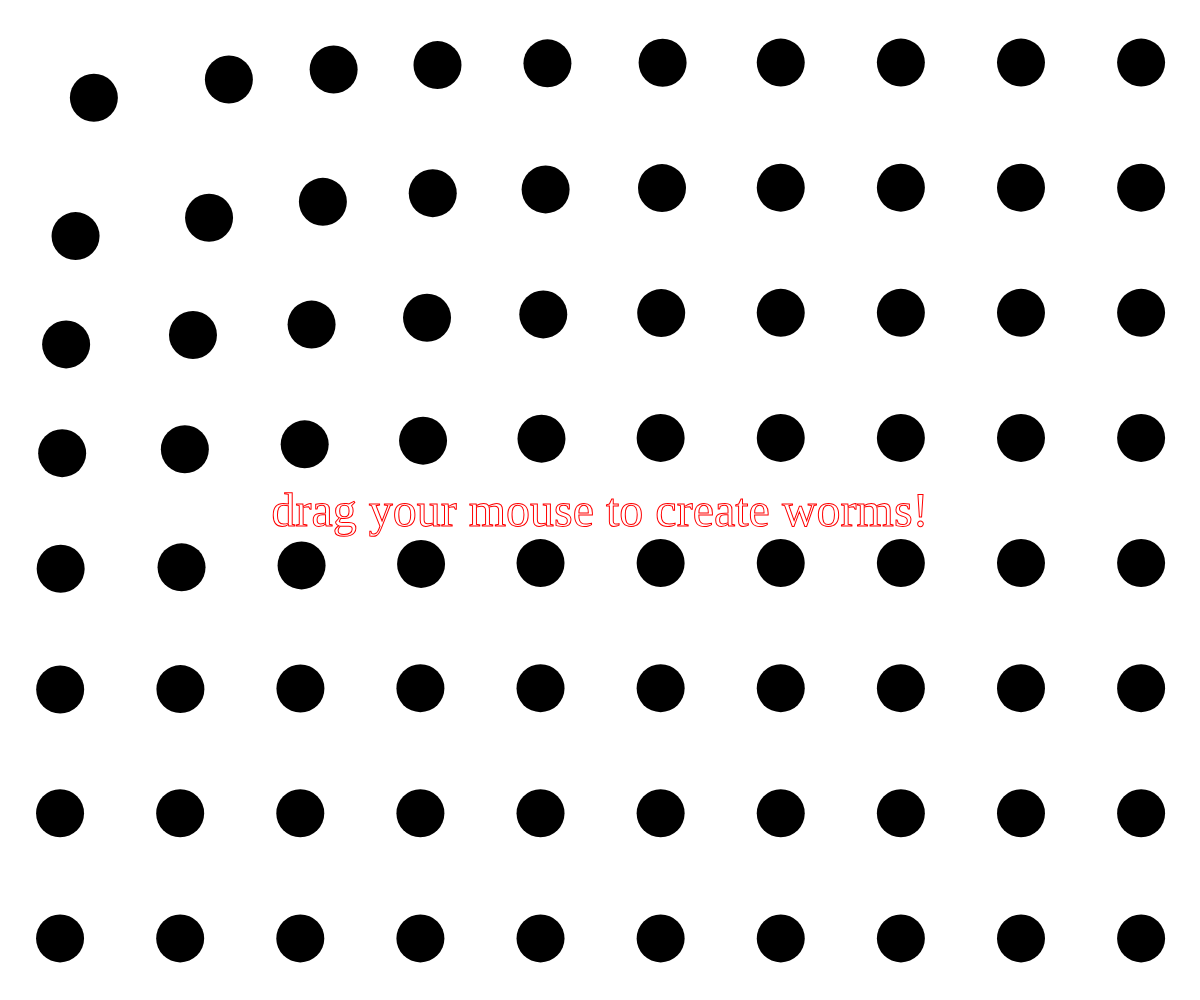
Frame 1 (no input)
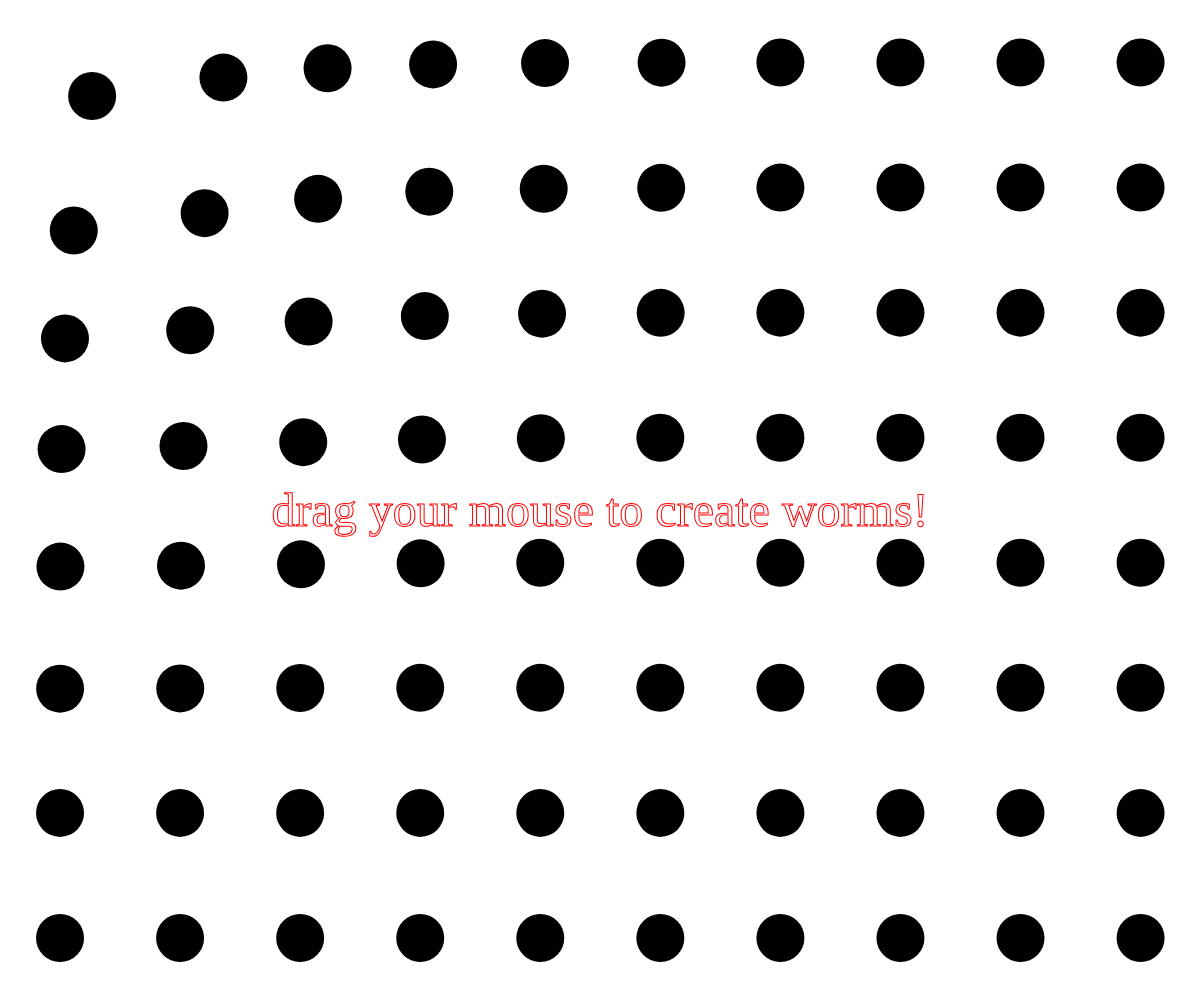
Frame 60 (no input)
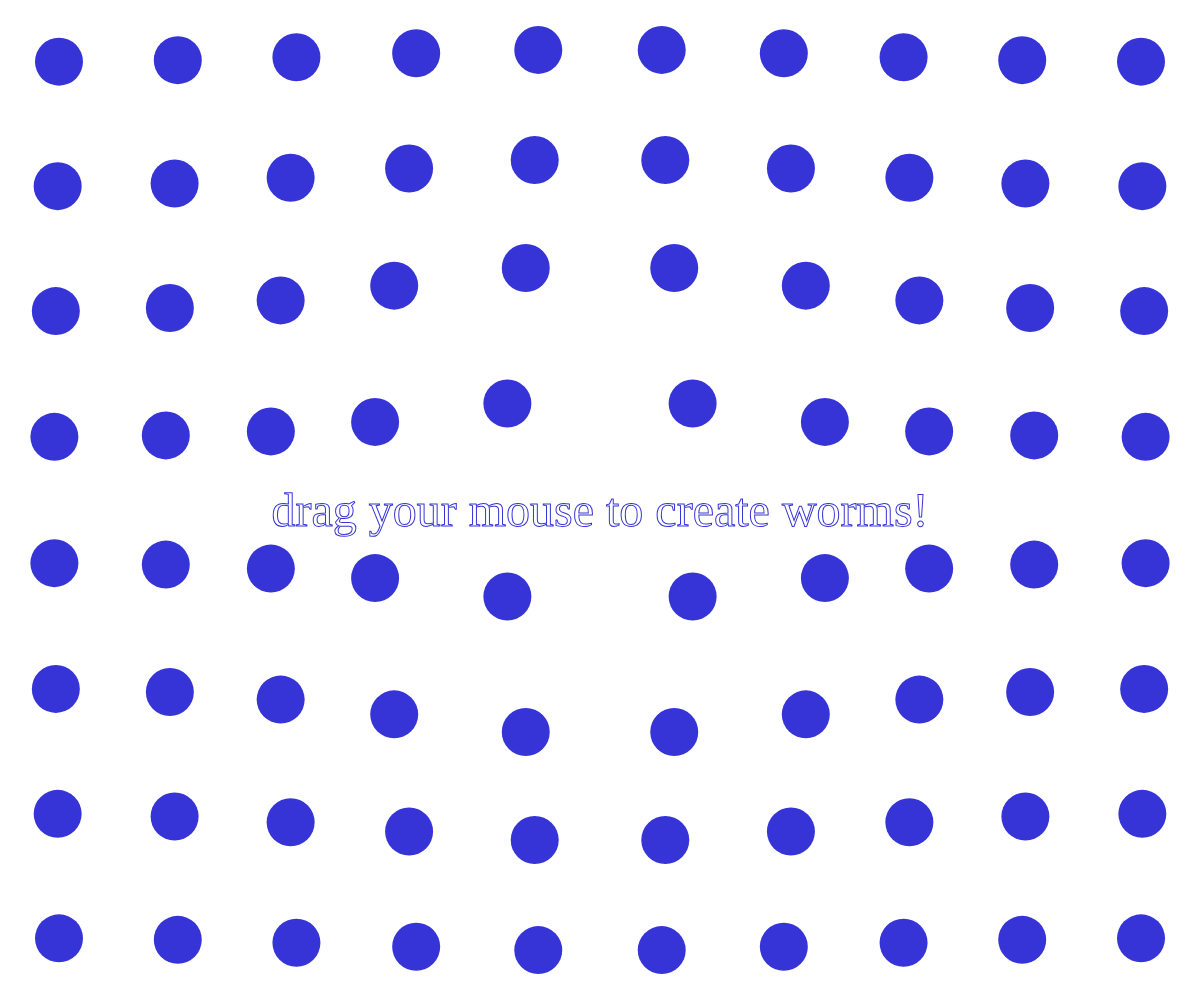
Frame 120 (the mouse pressed at the canvas centre since frame 60)

The p5.js sketch that drew these frames (run headless with seeded random() and noise() and a simulated clock; from frame 60 on, the mouse is pressed at the canvas centre):

// p5.js sketch
// ── sketch.js
let dots = [];
let colint = 0;
let coloretext = "red"; 
//make a colorlist for random function
const colorList = [
  '#F42f03',
  '#3634d6',
  '#6da062',
  '#f4da5c',
  '#000000',
  '#Ffffff' ];

function setup() {
  createCanvas(windowWidth, windowHeight);

  dots.push (new Pallina (width / 2, height / 2))
}

function draw() {
background("white");
frameRate (30)
 //recall the actions of the class
 for (el of dots) {
  el.move()
  el.show()
}

//define the FIXED dots
for(let x = windowWidth/20; x < windowWidth; x += windowWidth/10)
{ for(let y = windowHeight/16; y < windowHeight; y += windowHeight/8)
//define movement together with the mouse
{force = pow (1-constrain(dist(x,y,mouseX,mouseY)/dist(0, 0, windowWidth, windowHeight), 0, 0.5), 10 + sin (frameCount/50) );

//desgin fixed dots
noStroke ();
fill (colint);
circle(x+(x-mouseX)*force, y+(y-mouseY)*force, (windowWidth * windowHeight)/25000)
}
 }

 //create a centered text with a font
 push()
 let messaggio = "drag your mouse to create worms!";
textFont("Fredoka One");
textAlign(CENTER);
textSize((windowHeight*windowWidth)/25000);
stroke (coloretext);
strokeWeight (1)
noFill();
text(messaggio, width/2, height/1.9);
pop()

}

//the mouse changes text and dots color
function mousePressed() { 
  if (colint === 0) {
    colint = colorList[1];
  } else {
    colint = 0;
  }

  if (coloretext === "red") {
    coloretext = colorList[1];
  } else {
    coloretext = "red";
  }
  }

//introduce function with mouse for the worms
function mouseDragged () {
  dots.push (new Pallina (mouseX, mouseY, (windowWidth*windowHeight)/25000))
}


class Pallina {
  // define constructor 
  constructor (xpos, ypos, radius) {
    //parameters of my instances
    this.x = xpos; 
    this.y = ypos; 
    this.r = radius;
    this.color = random (colorList)
    //direction x and y
    this.dx = 15;
    this.dy= 8;
  }

// Now the methods, the actions my class can perform: I want to translate the dots in diagonal
move () {
  //update position x and y
  this.x += this.dx;
  this.y += this.dy;
  // to change direction for x
  if (this.x > windowWidth || this.x < 0) 
  this.dx = -this.dx
  // to change direction for y 
  if (this.y > windowHeight || this.y < 0)
  this.dy = -this.dy
 }

// i want to visually see the result
show (){
// circle showed taking references from class
noStroke ();
fill (this.color);
ellipse (this.x, this.y, this.r); 

}
}
function windowResized () {
resizeCanvas (windowWidth, windowHeight);
}
